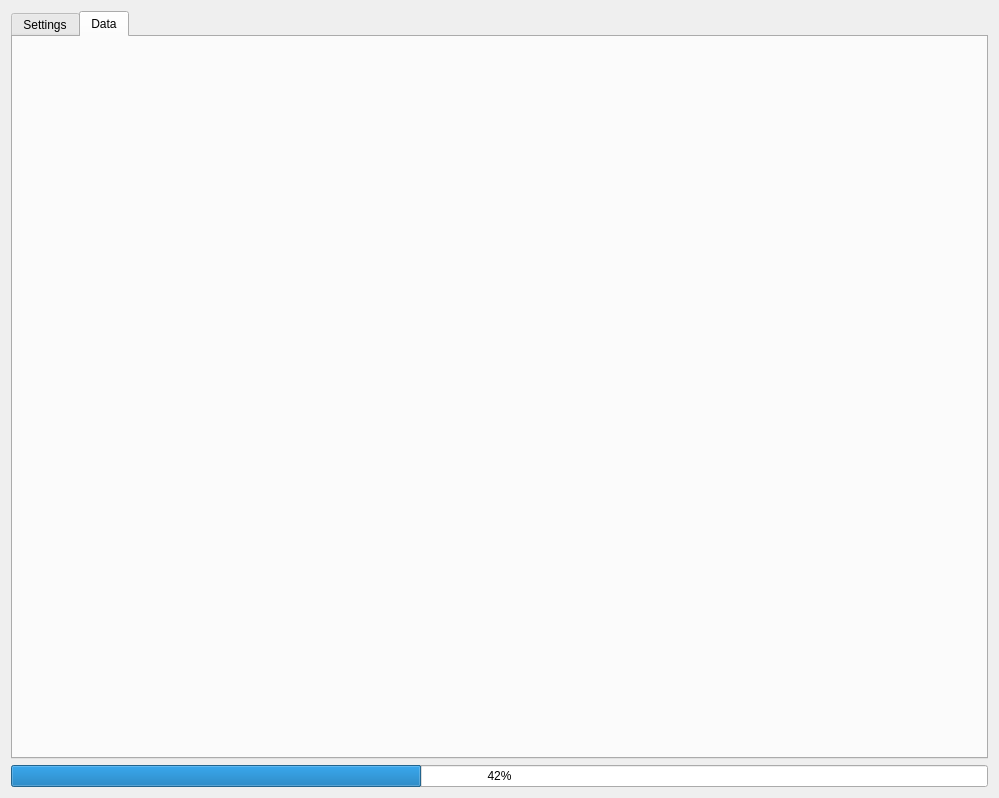
<?xml version="1.0" encoding="UTF-8"?>
<ui version="4.0">
 <class>DefaultScanForm</class>
 <widget class="QWidget" name="DefaultScanForm">
  <property name="geometry">
   <rect>
    <x>0</x>
    <y>0</y>
    <width>999</width>
    <height>798</height>
   </rect>
  </property>
  <property name="windowTitle">
   <string>Default Scan Form</string>
  </property>
  <layout class="QVBoxLayout" name="verticalLayout">
   <item>
    <layout class="QVBoxLayout" name="verticalLayout_2">
     <item>
      <widget class="QTabWidget" name="tabWidget">
       <property name="tabPosition">
        <enum>QTabWidget::North</enum>
       </property>
       <property name="tabShape">
        <enum>QTabWidget::Rounded</enum>
       </property>
       <property name="currentIndex">
        <number>1</number>
       </property>
       <widget class="QWidget" name="settingsTab">
        <property name="sizePolicy">
         <sizepolicy hsizetype="Expanding" vsizetype="Expanding">
          <horstretch>0</horstretch>
          <verstretch>0</verstretch>
         </sizepolicy>
        </property>
        <attribute name="title">
         <string>Settings</string>
        </attribute>
        <layout class="QVBoxLayout" name="verticalLayout_3">
         <property name="margin">
          <number>0</number>
         </property>
         <item>
          <layout class="QHBoxLayout" name="settingsTabLayout">
           <property name="margin">
            <number>6</number>
           </property>
           <item>
            <layout class="QFormLayout" name="formLayout_3">
             <property name="fieldGrowthPolicy">
              <enum>QFormLayout::AllNonFixedFieldsGrow</enum>
             </property>
             <property name="labelAlignment">
              <set>Qt::AlignRight|Qt::AlignTrailing|Qt::AlignVCenter</set>
             </property>
            </layout>
           </item>
          </layout>
         </item>
        </layout>
       </widget>
       <widget class="QWidget" name="dataTab">
        <attribute name="title">
         <string>Data</string>
        </attribute>
        <layout class="QHBoxLayout" name="dataTabLayout">
         <property name="margin">
          <number>0</number>
         </property>
         <item>
          <layout class="QGridLayout" name="dataLayout"/>
         </item>
        </layout>
       </widget>
      </widget>
     </item>
     <item>
      <layout class="QHBoxLayout" name="horizontalLayout_2">
       <item>
        <widget class="QProgressBar" name="progressBar">
         <property name="value">
          <number>42</number>
         </property>
        </widget>
       </item>
      </layout>
     </item>
    </layout>
   </item>
  </layout>
 </widget>
 <resources/>
 <connections/>
</ui>
